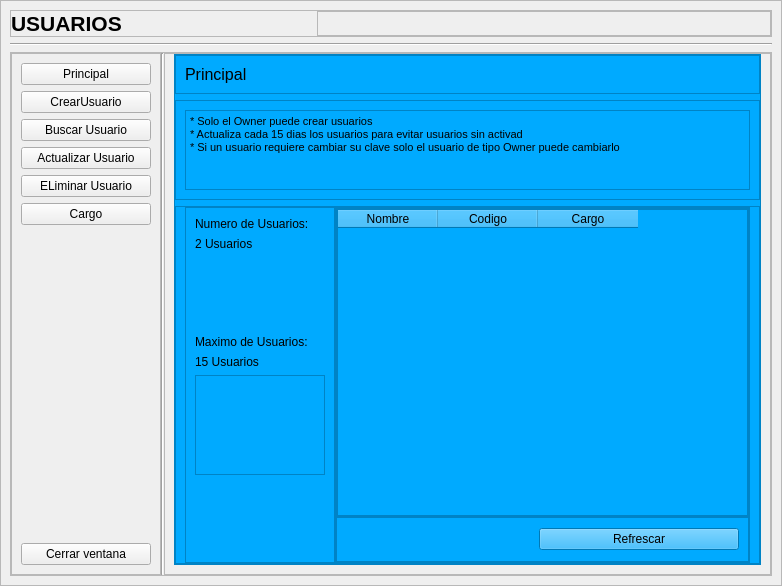
<?xml version="1.0" encoding="UTF-8"?>
<ui version="4.0">
 <class>MainWindow</class>
 <widget class="QMainWindow" name="MainWindow">
  <property name="geometry">
   <rect>
    <x>0</x>
    <y>0</y>
    <width>782</width>
    <height>586</height>
   </rect>
  </property>
  <property name="windowTitle">
   <string>MainWindow</string>
  </property>
  <widget class="QWidget" name="centralwidget">
   <layout class="QHBoxLayout" name="horizontalLayout">
    <property name="spacing">
     <number>0</number>
    </property>
    <property name="leftMargin">
     <number>0</number>
    </property>
    <property name="topMargin">
     <number>0</number>
    </property>
    <property name="rightMargin">
     <number>0</number>
    </property>
    <property name="bottomMargin">
     <number>0</number>
    </property>
    <item>
     <widget class="QFrame" name="frame">
      <property name="maximumSize">
       <size>
        <width>1100</width>
        <height>1500</height>
       </size>
      </property>
      <property name="styleSheet">
       <string notr="true"/>
      </property>
      <property name="frameShape">
       <enum>QFrame::StyledPanel</enum>
      </property>
      <property name="frameShadow">
       <enum>QFrame::Raised</enum>
      </property>
      <layout class="QVBoxLayout" name="verticalLayout">
       <item>
        <widget class="QFrame" name="Ahead">
         <property name="maximumSize">
          <size>
           <width>16777215</width>
           <height>50</height>
          </size>
         </property>
         <property name="frameShape">
          <enum>QFrame::StyledPanel</enum>
         </property>
         <property name="frameShadow">
          <enum>QFrame::Raised</enum>
         </property>
         <layout class="QHBoxLayout" name="horizontalLayout_2">
          <property name="leftMargin">
           <number>0</number>
          </property>
          <property name="topMargin">
           <number>0</number>
          </property>
          <property name="rightMargin">
           <number>0</number>
          </property>
          <property name="bottomMargin">
           <number>0</number>
          </property>
          <item>
           <widget class="QLabel" name="label">
            <property name="maximumSize">
             <size>
              <width>300</width>
              <height>16777215</height>
             </size>
            </property>
            <property name="font">
             <font>
              <pointsize>16</pointsize>
              <weight>75</weight>
              <bold>true</bold>
             </font>
            </property>
            <property name="text">
             <string>USUARIOS</string>
            </property>
           </widget>
          </item>
          <item>
           <widget class="QFrame" name="frame_2">
            <property name="frameShape">
             <enum>QFrame::StyledPanel</enum>
            </property>
            <property name="frameShadow">
             <enum>QFrame::Raised</enum>
            </property>
           </widget>
          </item>
         </layout>
        </widget>
       </item>
       <item>
        <widget class="Line" name="line">
         <property name="orientation">
          <enum>Qt::Horizontal</enum>
         </property>
        </widget>
       </item>
       <item>
        <widget class="QFrame" name="Bbody">
         <property name="frameShape">
          <enum>QFrame::StyledPanel</enum>
         </property>
         <property name="frameShadow">
          <enum>QFrame::Raised</enum>
         </property>
         <layout class="QHBoxLayout" name="horizontalLayout_3">
          <property name="spacing">
           <number>0</number>
          </property>
          <property name="leftMargin">
           <number>0</number>
          </property>
          <property name="topMargin">
           <number>0</number>
          </property>
          <property name="rightMargin">
           <number>0</number>
          </property>
          <property name="bottomMargin">
           <number>0</number>
          </property>
          <item>
           <widget class="QFrame" name="aside">
            <property name="minimumSize">
             <size>
              <width>150</width>
              <height>0</height>
             </size>
            </property>
            <property name="maximumSize">
             <size>
              <width>150</width>
              <height>16777215</height>
             </size>
            </property>
            <property name="frameShape">
             <enum>QFrame::StyledPanel</enum>
            </property>
            <property name="frameShadow">
             <enum>QFrame::Raised</enum>
            </property>
            <layout class="QVBoxLayout" name="verticalLayout_2">
             <item>
              <widget class="QPushButton" name="btnMain">
               <property name="text">
                <string>Principal</string>
               </property>
              </widget>
             </item>
             <item>
              <widget class="QPushButton" name="btnCrear">
               <property name="text">
                <string>CrearUsuario</string>
               </property>
              </widget>
             </item>
             <item>
              <widget class="QPushButton" name="btnBuscar">
               <property name="text">
                <string>Buscar Usuario</string>
               </property>
              </widget>
             </item>
             <item>
              <widget class="QPushButton" name="btnActualizar">
               <property name="text">
                <string>Actualizar Usuario</string>
               </property>
              </widget>
             </item>
             <item>
              <widget class="QPushButton" name="btnEliminar">
               <property name="text">
                <string>ELiminar Usuario</string>
               </property>
              </widget>
             </item>
             <item>
              <widget class="QPushButton" name="btnXa">
               <property name="text">
                <string>Cargo</string>
               </property>
              </widget>
             </item>
             <item>
              <spacer name="verticalSpacer">
               <property name="orientation">
                <enum>Qt::Vertical</enum>
               </property>
               <property name="sizeHint" stdset="0">
                <size>
                 <width>20</width>
                 <height>296</height>
                </size>
               </property>
              </spacer>
             </item>
             <item>
              <widget class="QPushButton" name="btnXCerrar">
               <property name="text">
                <string>Cerrar ventana</string>
               </property>
              </widget>
             </item>
            </layout>
           </widget>
          </item>
          <item>
           <widget class="Line" name="line_2">
            <property name="orientation">
             <enum>Qt::Vertical</enum>
            </property>
           </widget>
          </item>
          <item>
           <widget class="QFrame" name="main">
            <property name="frameShape">
             <enum>QFrame::StyledPanel</enum>
            </property>
            <property name="frameShadow">
             <enum>QFrame::Raised</enum>
            </property>
            <layout class="QHBoxLayout" name="horizontalLayout_4">
             <property name="spacing">
              <number>0</number>
             </property>
             <property name="leftMargin">
              <number>0</number>
             </property>
             <property name="topMargin">
              <number>0</number>
             </property>
             <property name="rightMargin">
              <number>0</number>
             </property>
             <property name="bottomMargin">
              <number>0</number>
             </property>
             <item>
              <widget class="QStackedWidget" name="container">
               <property name="currentIndex">
                <number>0</number>
               </property>
               <widget class="QWidget" name="pageA_Inicio">
                <layout class="QHBoxLayout" name="horizontalLayout_5">
                 <property name="topMargin">
                  <number>0</number>
                 </property>
                 <item>
                  <widget class="QFrame" name="cuerpo">
                   <property name="minimumSize">
                    <size>
                     <width>0</width>
                     <height>0</height>
                    </size>
                   </property>
                   <property name="maximumSize">
                    <size>
                     <width>700</width>
                     <height>16777215</height>
                    </size>
                   </property>
                   <property name="styleSheet">
                    <string notr="true">background-color: rgb(0, 170, 255);</string>
                   </property>
                   <property name="frameShape">
                    <enum>QFrame::StyledPanel</enum>
                   </property>
                   <property name="frameShadow">
                    <enum>QFrame::Raised</enum>
                   </property>
                   <layout class="QVBoxLayout" name="verticalLayout_3">
                    <property name="spacing">
                     <number>6</number>
                    </property>
                    <property name="leftMargin">
                     <number>0</number>
                    </property>
                    <property name="topMargin">
                     <number>0</number>
                    </property>
                    <property name="rightMargin">
                     <number>0</number>
                    </property>
                    <property name="bottomMargin">
                     <number>0</number>
                    </property>
                    <item>
                     <widget class="QFrame" name="Atitulo">
                      <property name="maximumSize">
                       <size>
                        <width>16777215</width>
                        <height>40</height>
                       </size>
                      </property>
                      <property name="frameShape">
                       <enum>QFrame::StyledPanel</enum>
                      </property>
                      <property name="frameShadow">
                       <enum>QFrame::Raised</enum>
                      </property>
                      <layout class="QVBoxLayout" name="verticalLayout_4">
                       <item>
                        <widget class="QLabel" name="label_2">
                         <property name="font">
                          <font>
                           <pointsize>12</pointsize>
                          </font>
                         </property>
                         <property name="text">
                          <string>Principal</string>
                         </property>
                        </widget>
                       </item>
                      </layout>
                     </widget>
                    </item>
                    <item>
                     <widget class="QFrame" name="Btexto">
                      <property name="minimumSize">
                       <size>
                        <width>0</width>
                        <height>100</height>
                       </size>
                      </property>
                      <property name="maximumSize">
                       <size>
                        <width>16777215</width>
                        <height>100</height>
                       </size>
                      </property>
                      <property name="frameShape">
                       <enum>QFrame::StyledPanel</enum>
                      </property>
                      <property name="frameShadow">
                       <enum>QFrame::Raised</enum>
                      </property>
                      <layout class="QVBoxLayout" name="verticalLayout_5">
                       <item>
                        <widget class="QTextBrowser" name="textBrowser">
                         <property name="html">
                          <string>&lt;!DOCTYPE HTML PUBLIC &quot;-//W3C//DTD HTML 4.0//EN&quot; &quot;http://www.w3.org/TR/REC-html40/strict.dtd&quot;&gt;
&lt;html&gt;&lt;head&gt;&lt;meta name=&quot;qrichtext&quot; content=&quot;1&quot; /&gt;&lt;style type=&quot;text/css&quot;&gt;
p, li { white-space: pre-wrap; }
&lt;/style&gt;&lt;/head&gt;&lt;body style=&quot; font-family:'MS Shell Dlg 2'; font-size:8.25pt; font-weight:400; font-style:normal;&quot;&gt;
&lt;p style=&quot; margin-top:0px; margin-bottom:0px; margin-left:0px; margin-right:0px; -qt-block-indent:0; text-indent:0px;&quot;&gt;* Solo el Owner puede crear usuarios&lt;/p&gt;
&lt;p style=&quot; margin-top:0px; margin-bottom:0px; margin-left:0px; margin-right:0px; -qt-block-indent:0; text-indent:0px;&quot;&gt;* Actualiza cada 15 dias los usuarios para evitar usuarios sin activad&lt;/p&gt;
&lt;p style=&quot; margin-top:0px; margin-bottom:0px; margin-left:0px; margin-right:0px; -qt-block-indent:0; text-indent:0px;&quot;&gt;* Si un usuario requiere cambiar su clave solo el usuario de tipo Owner puede cambiarlo&lt;/p&gt;&lt;/body&gt;&lt;/html&gt;</string>
                         </property>
                        </widget>
                       </item>
                      </layout>
                     </widget>
                    </item>
                    <item>
                     <widget class="QFrame" name="Cbody">
                      <property name="frameShape">
                       <enum>QFrame::StyledPanel</enum>
                      </property>
                      <property name="frameShadow">
                       <enum>QFrame::Raised</enum>
                      </property>
                      <layout class="QHBoxLayout" name="horizontalLayout_6">
                       <property name="spacing">
                        <number>0</number>
                       </property>
                       <property name="topMargin">
                        <number>0</number>
                       </property>
                       <property name="bottomMargin">
                        <number>0</number>
                       </property>
                       <item>
                        <widget class="QFrame" name="frame_8">
                         <property name="minimumSize">
                          <size>
                           <width>150</width>
                           <height>0</height>
                          </size>
                         </property>
                         <property name="maximumSize">
                          <size>
                           <width>150</width>
                           <height>16777215</height>
                          </size>
                         </property>
                         <property name="frameShape">
                          <enum>QFrame::StyledPanel</enum>
                         </property>
                         <property name="frameShadow">
                          <enum>QFrame::Raised</enum>
                         </property>
                         <layout class="QVBoxLayout" name="verticalLayout_7">
                          <item>
                           <widget class="QLabel" name="label_3">
                            <property name="text">
                             <string>Numero de Usuarios:</string>
                            </property>
                           </widget>
                          </item>
                          <item>
                           <widget class="QLabel" name="txtTotal_item">
                            <property name="text">
                             <string>2 Usuarios</string>
                            </property>
                           </widget>
                          </item>
                          <item>
                           <spacer name="verticalSpacer_3">
                            <property name="orientation">
                             <enum>Qt::Vertical</enum>
                            </property>
                            <property name="sizeHint" stdset="0">
                             <size>
                              <width>20</width>
                              <height>40</height>
                             </size>
                            </property>
                           </spacer>
                          </item>
                          <item>
                           <widget class="QLabel" name="label_5">
                            <property name="text">
                             <string>Maximo de Usuarios:</string>
                            </property>
                           </widget>
                          </item>
                          <item>
                           <widget class="QLabel" name="txtMaximo_item">
                            <property name="text">
                             <string>15 Usuarios</string>
                            </property>
                           </widget>
                          </item>
                          <item>
                           <widget class="QFrame" name="frame_11">
                            <property name="minimumSize">
                             <size>
                              <width>0</width>
                              <height>100</height>
                             </size>
                            </property>
                            <property name="frameShape">
                             <enum>QFrame::StyledPanel</enum>
                            </property>
                            <property name="frameShadow">
                             <enum>QFrame::Raised</enum>
                            </property>
                           </widget>
                          </item>
                          <item>
                           <spacer name="verticalSpacer_2">
                            <property name="orientation">
                             <enum>Qt::Vertical</enum>
                            </property>
                            <property name="sizeHint" stdset="0">
                             <size>
                              <width>20</width>
                              <height>40</height>
                             </size>
                            </property>
                           </spacer>
                          </item>
                         </layout>
                        </widget>
                       </item>
                       <item>
                        <widget class="QFrame" name="frame_7">
                         <property name="frameShape">
                          <enum>QFrame::StyledPanel</enum>
                         </property>
                         <property name="frameShadow">
                          <enum>QFrame::Raised</enum>
                         </property>
                         <layout class="QVBoxLayout" name="verticalLayout_6">
                          <property name="spacing">
                           <number>0</number>
                          </property>
                          <property name="leftMargin">
                           <number>0</number>
                          </property>
                          <property name="topMargin">
                           <number>0</number>
                          </property>
                          <property name="rightMargin">
                           <number>0</number>
                          </property>
                          <property name="bottomMargin">
                           <number>0</number>
                          </property>
                          <item>
                           <widget class="QFrame" name="frame_9">
                            <property name="frameShape">
                             <enum>QFrame::StyledPanel</enum>
                            </property>
                            <property name="frameShadow">
                             <enum>QFrame::Raised</enum>
                            </property>
                            <layout class="QHBoxLayout" name="horizontalLayout_7">
                             <property name="spacing">
                              <number>0</number>
                             </property>
                             <property name="leftMargin">
                              <number>0</number>
                             </property>
                             <property name="topMargin">
                              <number>0</number>
                             </property>
                             <property name="rightMargin">
                              <number>0</number>
                             </property>
                             <property name="bottomMargin">
                              <number>0</number>
                             </property>
                             <item>
                              <widget class="QTableWidget" name="tablaUsuario">
                               <column>
                                <property name="text">
                                 <string>Nombre</string>
                                </property>
                               </column>
                               <column>
                                <property name="text">
                                 <string>Codigo</string>
                                </property>
                               </column>
                               <column>
                                <property name="text">
                                 <string>Cargo</string>
                                </property>
                               </column>
                              </widget>
                             </item>
                            </layout>
                           </widget>
                          </item>
                          <item>
                           <widget class="QFrame" name="frame_10">
                            <property name="minimumSize">
                             <size>
                              <width>0</width>
                              <height>45</height>
                             </size>
                            </property>
                            <property name="maximumSize">
                             <size>
                              <width>16777215</width>
                              <height>45</height>
                             </size>
                            </property>
                            <property name="frameShape">
                             <enum>QFrame::StyledPanel</enum>
                            </property>
                            <property name="frameShadow">
                             <enum>QFrame::Raised</enum>
                            </property>
                            <layout class="QHBoxLayout" name="horizontalLayout_8">
                             <item>
                              <spacer name="horizontalSpacer">
                               <property name="orientation">
                                <enum>Qt::Horizontal</enum>
                               </property>
                               <property name="sizeHint" stdset="0">
                                <size>
                                 <width>184</width>
                                 <height>20</height>
                                </size>
                               </property>
                              </spacer>
                             </item>
                             <item>
                              <widget class="QPushButton" name="btnRefrescar">
                               <property name="minimumSize">
                                <size>
                                 <width>200</width>
                                 <height>0</height>
                                </size>
                               </property>
                               <property name="maximumSize">
                                <size>
                                 <width>200</width>
                                 <height>16777215</height>
                                </size>
                               </property>
                               <property name="text">
                                <string>Refrescar</string>
                               </property>
                              </widget>
                             </item>
                            </layout>
                           </widget>
                          </item>
                         </layout>
                        </widget>
                       </item>
                      </layout>
                     </widget>
                    </item>
                   </layout>
                  </widget>
                 </item>
                </layout>
               </widget>
               <widget class="QWidget" name="pageB_Crear">
                <layout class="QHBoxLayout" name="horizontalLayout_9">
                 <item>
                  <widget class="QFrame" name="frame_3">
                   <property name="maximumSize">
                    <size>
                     <width>700</width>
                     <height>16777215</height>
                    </size>
                   </property>
                   <property name="frameShape">
                    <enum>QFrame::StyledPanel</enum>
                   </property>
                   <property name="frameShadow">
                    <enum>QFrame::Raised</enum>
                   </property>
                   <layout class="QVBoxLayout" name="verticalLayout_8">
                    <item>
                     <widget class="QFrame" name="Atitulo_2">
                      <property name="minimumSize">
                       <size>
                        <width>0</width>
                        <height>40</height>
                       </size>
                      </property>
                      <property name="maximumSize">
                       <size>
                        <width>16777215</width>
                        <height>40</height>
                       </size>
                      </property>
                      <property name="frameShape">
                       <enum>QFrame::StyledPanel</enum>
                      </property>
                      <property name="frameShadow">
                       <enum>QFrame::Raised</enum>
                      </property>
                      <layout class="QVBoxLayout" name="verticalLayout_9">
                       <item>
                        <widget class="QLabel" name="label_4">
                         <property name="maximumSize">
                          <size>
                           <width>16777215</width>
                           <height>100000</height>
                          </size>
                         </property>
                         <property name="font">
                          <font>
                           <pointsize>12</pointsize>
                          </font>
                         </property>
                         <property name="text">
                          <string>Crear Usuario</string>
                         </property>
                        </widget>
                       </item>
                      </layout>
                     </widget>
                    </item>
                    <item>
                     <widget class="QFrame" name="Btexto_2">
                      <property name="minimumSize">
                       <size>
                        <width>0</width>
                        <height>100</height>
                       </size>
                      </property>
                      <property name="maximumSize">
                       <size>
                        <width>16777215</width>
                        <height>100</height>
                       </size>
                      </property>
                      <property name="frameShape">
                       <enum>QFrame::StyledPanel</enum>
                      </property>
                      <property name="frameShadow">
                       <enum>QFrame::Raised</enum>
                      </property>
                      <layout class="QVBoxLayout" name="verticalLayout_10">
                       <item>
                        <widget class="QTextBrowser" name="textBrowser_2"/>
                       </item>
                      </layout>
                     </widget>
                    </item>
                    <item>
                     <widget class="QFrame" name="frame_12">
                      <property name="frameShape">
                       <enum>QFrame::StyledPanel</enum>
                      </property>
                      <property name="frameShadow">
                       <enum>QFrame::Raised</enum>
                      </property>
                     </widget>
                    </item>
                   </layout>
                  </widget>
                 </item>
                </layout>
               </widget>
               <widget class="QWidget" name="pageC_Buscar">
                <layout class="QHBoxLayout" name="horizontalLayout_10">
                 <item>
                  <widget class="QFrame" name="frame_4">
                   <property name="maximumSize">
                    <size>
                     <width>16777215</width>
                     <height>700</height>
                    </size>
                   </property>
                   <property name="frameShape">
                    <enum>QFrame::StyledPanel</enum>
                   </property>
                   <property name="frameShadow">
                    <enum>QFrame::Raised</enum>
                   </property>
                   <layout class="QVBoxLayout" name="verticalLayout_11">
                    <item>
                     <widget class="QFrame" name="frame_6">
                      <property name="minimumSize">
                       <size>
                        <width>0</width>
                        <height>40</height>
                       </size>
                      </property>
                      <property name="maximumSize">
                       <size>
                        <width>16777215</width>
                        <height>40</height>
                       </size>
                      </property>
                      <property name="frameShape">
                       <enum>QFrame::StyledPanel</enum>
                      </property>
                      <property name="frameShadow">
                       <enum>QFrame::Raised</enum>
                      </property>
                      <layout class="QHBoxLayout" name="horizontalLayout_11">
                       <item>
                        <widget class="QLabel" name="label_6">
                         <property name="text">
                          <string>Buscar Usuario</string>
                         </property>
                        </widget>
                       </item>
                      </layout>
                     </widget>
                    </item>
                    <item>
                     <widget class="QFrame" name="frame_13">
                      <property name="minimumSize">
                       <size>
                        <width>0</width>
                        <height>100</height>
                       </size>
                      </property>
                      <property name="maximumSize">
                       <size>
                        <width>16777215</width>
                        <height>100</height>
                       </size>
                      </property>
                      <property name="frameShape">
                       <enum>QFrame::StyledPanel</enum>
                      </property>
                      <property name="frameShadow">
                       <enum>QFrame::Raised</enum>
                      </property>
                     </widget>
                    </item>
                    <item>
                     <widget class="QFrame" name="frame_14">
                      <property name="frameShape">
                       <enum>QFrame::StyledPanel</enum>
                      </property>
                      <property name="frameShadow">
                       <enum>QFrame::Raised</enum>
                      </property>
                     </widget>
                    </item>
                   </layout>
                  </widget>
                 </item>
                </layout>
               </widget>
               <widget class="QWidget" name="pageD_Actualizar">
                <layout class="QHBoxLayout" name="horizontalLayout_12">
                 <item>
                  <widget class="QFrame" name="frame_5">
                   <property name="maximumSize">
                    <size>
                     <width>700</width>
                     <height>16777215</height>
                    </size>
                   </property>
                   <property name="frameShape">
                    <enum>QFrame::StyledPanel</enum>
                   </property>
                   <property name="frameShadow">
                    <enum>QFrame::Raised</enum>
                   </property>
                   <layout class="QVBoxLayout" name="verticalLayout_12">
                    <item>
                     <widget class="QFrame" name="frame_15">
                      <property name="minimumSize">
                       <size>
                        <width>0</width>
                        <height>40</height>
                       </size>
                      </property>
                      <property name="maximumSize">
                       <size>
                        <width>16777215</width>
                        <height>40</height>
                       </size>
                      </property>
                      <property name="frameShape">
                       <enum>QFrame::StyledPanel</enum>
                      </property>
                      <property name="frameShadow">
                       <enum>QFrame::Raised</enum>
                      </property>
                      <layout class="QVBoxLayout" name="verticalLayout_13">
                       <item>
                        <widget class="QLabel" name="label_7">
                         <property name="text">
                          <string>Actualizar Usuario</string>
                         </property>
                        </widget>
                       </item>
                      </layout>
                     </widget>
                    </item>
                    <item>
                     <widget class="QFrame" name="frame_16">
                      <property name="minimumSize">
                       <size>
                        <width>0</width>
                        <height>100</height>
                       </size>
                      </property>
                      <property name="maximumSize">
                       <size>
                        <width>16777215</width>
                        <height>100</height>
                       </size>
                      </property>
                      <property name="frameShape">
                       <enum>QFrame::StyledPanel</enum>
                      </property>
                      <property name="frameShadow">
                       <enum>QFrame::Raised</enum>
                      </property>
                     </widget>
                    </item>
                    <item>
                     <widget class="QFrame" name="frame_17">
                      <property name="frameShape">
                       <enum>QFrame::StyledPanel</enum>
                      </property>
                      <property name="frameShadow">
                       <enum>QFrame::Raised</enum>
                      </property>
                     </widget>
                    </item>
                   </layout>
                  </widget>
                 </item>
                </layout>
               </widget>
               <widget class="QWidget" name="pageE_Eliminar">
                <layout class="QHBoxLayout" name="horizontalLayout_13">
                 <item>
                  <widget class="QFrame" name="frame_18">
                   <property name="minimumSize">
                    <size>
                     <width>0</width>
                     <height>0</height>
                    </size>
                   </property>
                   <property name="maximumSize">
                    <size>
                     <width>700</width>
                     <height>16777215</height>
                    </size>
                   </property>
                   <property name="frameShape">
                    <enum>QFrame::StyledPanel</enum>
                   </property>
                   <property name="frameShadow">
                    <enum>QFrame::Raised</enum>
                   </property>
                   <layout class="QVBoxLayout" name="verticalLayout_14">
                    <item>
                     <widget class="QFrame" name="frame_19">
                      <property name="minimumSize">
                       <size>
                        <width>0</width>
                        <height>40</height>
                       </size>
                      </property>
                      <property name="maximumSize">
                       <size>
                        <width>16777215</width>
                        <height>40</height>
                       </size>
                      </property>
                      <property name="frameShape">
                       <enum>QFrame::StyledPanel</enum>
                      </property>
                      <property name="frameShadow">
                       <enum>QFrame::Raised</enum>
                      </property>
                      <layout class="QVBoxLayout" name="verticalLayout_15">
                       <item>
                        <widget class="QLabel" name="label_8">
                         <property name="text">
                          <string>Eliminar Usuario</string>
                         </property>
                        </widget>
                       </item>
                      </layout>
                     </widget>
                    </item>
                    <item>
                     <widget class="QFrame" name="frame_20">
                      <property name="minimumSize">
                       <size>
                        <width>0</width>
                        <height>100</height>
                       </size>
                      </property>
                      <property name="maximumSize">
                       <size>
                        <width>16777215</width>
                        <height>100</height>
                       </size>
                      </property>
                      <property name="frameShape">
                       <enum>QFrame::StyledPanel</enum>
                      </property>
                      <property name="frameShadow">
                       <enum>QFrame::Raised</enum>
                      </property>
                     </widget>
                    </item>
                    <item>
                     <widget class="QFrame" name="frame_21">
                      <property name="frameShape">
                       <enum>QFrame::StyledPanel</enum>
                      </property>
                      <property name="frameShadow">
                       <enum>QFrame::Raised</enum>
                      </property>
                     </widget>
                    </item>
                   </layout>
                  </widget>
                 </item>
                </layout>
               </widget>
               <widget class="QWidget" name="pageXA">
                <layout class="QHBoxLayout" name="horizontalLayout_14">
                 <item>
                  <widget class="QFrame" name="frame_22">
                   <property name="maximumSize">
                    <size>
                     <width>700</width>
                     <height>16777215</height>
                    </size>
                   </property>
                   <property name="frameShape">
                    <enum>QFrame::StyledPanel</enum>
                   </property>
                   <property name="frameShadow">
                    <enum>QFrame::Raised</enum>
                   </property>
                   <layout class="QVBoxLayout" name="verticalLayout_16">
                    <item>
                     <widget class="QFrame" name="frame_23">
                      <property name="minimumSize">
                       <size>
                        <width>0</width>
                        <height>40</height>
                       </size>
                      </property>
                      <property name="maximumSize">
                       <size>
                        <width>16777215</width>
                        <height>40</height>
                       </size>
                      </property>
                      <property name="frameShape">
                       <enum>QFrame::StyledPanel</enum>
                      </property>
                      <property name="frameShadow">
                       <enum>QFrame::Raised</enum>
                      </property>
                      <layout class="QHBoxLayout" name="horizontalLayout_15">
                       <item>
                        <widget class="QLabel" name="label_9">
                         <property name="text">
                          <string>Cargo</string>
                         </property>
                        </widget>
                       </item>
                      </layout>
                     </widget>
                    </item>
                    <item>
                     <widget class="QFrame" name="frame_24">
                      <property name="minimumSize">
                       <size>
                        <width>0</width>
                        <height>100</height>
                       </size>
                      </property>
                      <property name="maximumSize">
                       <size>
                        <width>16777215</width>
                        <height>100</height>
                       </size>
                      </property>
                      <property name="frameShape">
                       <enum>QFrame::StyledPanel</enum>
                      </property>
                      <property name="frameShadow">
                       <enum>QFrame::Raised</enum>
                      </property>
                     </widget>
                    </item>
                    <item>
                     <widget class="QFrame" name="frame_25">
                      <property name="frameShape">
                       <enum>QFrame::StyledPanel</enum>
                      </property>
                      <property name="frameShadow">
                       <enum>QFrame::Raised</enum>
                      </property>
                     </widget>
                    </item>
                   </layout>
                  </widget>
                 </item>
                </layout>
               </widget>
              </widget>
             </item>
            </layout>
           </widget>
          </item>
         </layout>
        </widget>
       </item>
      </layout>
     </widget>
    </item>
   </layout>
  </widget>
 </widget>
 <resources/>
 <connections/>
</ui>
